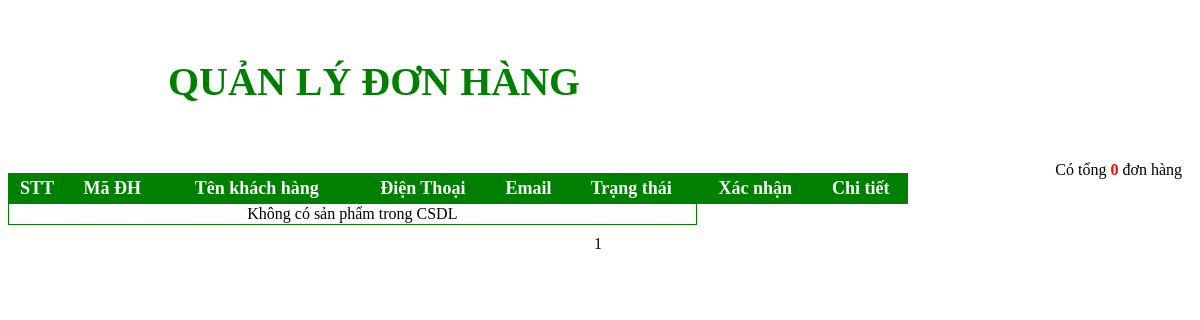
Page /Quantri/frm_qlhoadon.php on the earlier database version.
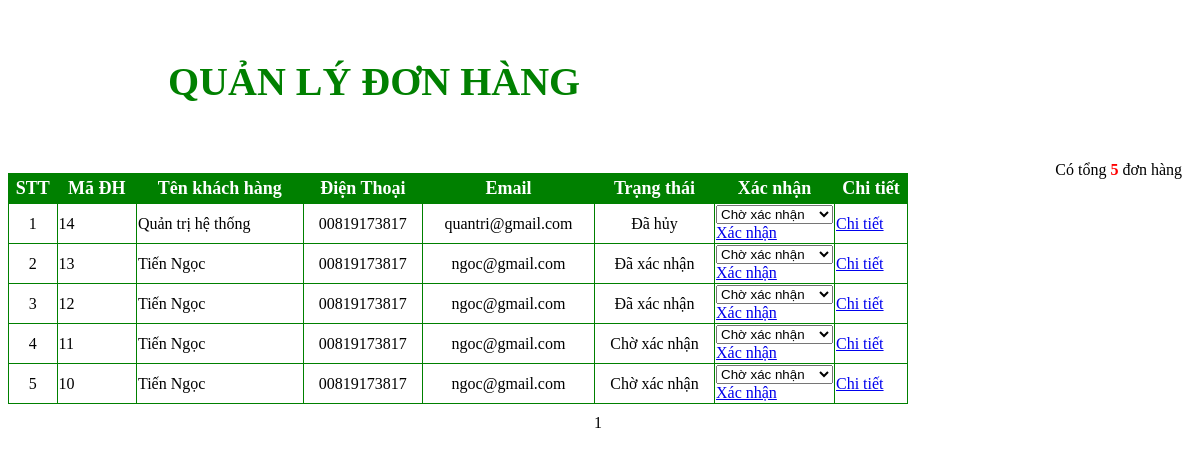
Same page on the later database version.
### tables this page shows
CREATE TABLE `hoadonban` (
  `IDHDB` int(11) NOT NULL,
  `IDKhachHang` int(11) DEFAULT NULL,
  `NgayBan` date DEFAULT NULL,
  `NoiDung` varchar(30) DEFAULT NULL,
  `phuongthuc` int(11) NOT NULL,
  `trangthai` int(11) NOT NULL DEFAULT 0
);

CREATE TABLE `khachhang` (
  `IDKhachHang` int(11) NOT NULL,
  `TenKH` varchar(30) DEFAULT NULL,
  `DiaChi` varchar(30) DEFAULT NULL,
  `SDT` varchar(10) DEFAULT NULL,
  `email` varchar(20) DEFAULT NULL,
  `username` varchar(250) NOT NULL,
  `passwword` varchar(250) DEFAULT NULL,
  `phanquyen` int(11) NOT NULL
);

### Quantri/frm_qlhoadon.php (the view, shortened to what this page needs)
<link rel="stylesheet" href="./css/hienthi_sp.css">
<?php
    $select = "SELECT * FROM hoadonban dh INNER JOIN khachhang nd ON dh.IDKhachHang = nd.IDKhachHang";
    $query = mysqli_query($con,$select);
    $dem = mysqli_num_rows($query);
?>
<div class="quanlysp">
	<h3>QUẢN LÝ ĐƠN HÀNG</h3>
	<p>Có tổng <font color=red><b><?php echo $dem ?></b></font> đơn hàng</p><br>
</div>
<table>
    <tr class='tieude_hienthi_sp'>
        <td>STT</td>
        <td>Mã ĐH</td>
        <td>Tên khách hàng</td>
        <td>Điện Thoại</td>
        <td>Email</td>
		<td>Trạng thái</td>
		<td>Xác nhận</td>
        <td>Chi tiết</td>
    </tr>
    <?php
	if(!isset($_GET['page'])){
	$page = 1;
	} else {
	$page = $_GET['page'];
	}
	$max_results = 10;
	$from = (($page * $max_results) - $max_results);
	$sql = mysqli_query($con,"SELECT * FROM hoadonban dh INNER JOIN khachhang nd ON dh.IDKhachHang = nd.IDKhachHang ORDER by IDHDB DESC  LIMIT $from, $max_results");
	if($dem > 0){
		$i = 1;
        while ($bien = mysqli_fetch_array($sql))
        {
	?>
    <tr class='noidung_hienthi_sp'>
        <td ><?php  echo $i ?></td>
        <td align="left"><?php echo $bien['IDHDB'] ?></td>
        <td align="left"><?php echo $bien['TenKH'] ?></td>
        <td >0<?php echo $bien['SDT'] ?></td>
        <td ><?php echo $bien['email'] ?></td>
		<td>
			<?php
				if ($bien['trangthai'] == 0) {
					$trangthai = "Chờ xác nhận";
				} else if ($bien['trangthai'] == 1) {
					$trangthai = "Đã xác nhận";
				} else if ($bien['trangthai'] == 2) {
					$trangthai = "Chờ lấy hàng";
				} else if ($bien['trangthai'] == 3) {
					$trangthai = "Đang giao hàng";
				} else if ($bien['trangthai'] == 4) {
					$trangthai = "Đã giao hàng";
				} else if ($bien['trangthai'] == 5) {
					$trangthai = "Đã Thanh toán";
				} else {
					$trangthai = "Đã hủy";
				}
				echo $trangthai;
			?>
		</td>
		<form method="post">
			<td style="width:70px;">
			<select name="trangt">
				<option value="0">Chờ xác nhận</option>
			</select>
			<a href="index.php?admin=xulyhd&madh=<?php echo $bien['IDHDB']; ?>" style="float:left;">Xác nhận</a>
		</form>
        <td style="width:70px;"><a href="index.php?admin=chitiethoadon&madh=<?php echo $bien['IDHDB']; ?> " style="float:left;">Chi tiết</a>
        </td>
    </tr>
	<?php
		$i++;}
	}else echo "<tr><td colspan='6'>Không có sản phẩm trong CSDL</td></tr>";
?>
</table>
<div id="phantrang_sp">
<?php
	$total_results = mysqli_num_rows(mysqli_query($con,"SELECT COUNT(*) as Num FROM hoadonban"));
	$total_pages = ceil($total_results / $max_results);
	for($i = 1; $i <= $total_pages; $i++){
	if(($page) == $i){
	echo "$i&nbsp;";
	} else {
	echo "<a href=\"".$_SERVER['PHP_SELF']."?admin=hienthihd&page=$i\"><button class='so'>$i</button></a>&nbsp;";
	}
	}
?>
</div>

Differences in the rows shown:
added hoadonban: IDHDB "14", khachhang.TenKH "Quản trị hệ thống", khachhang.SDT "0819173817", khachhang.email "quantri@gmail.com", trangthai "Đã hủy"
added hoadonban: IDHDB "13", khachhang.TenKH "Tiến Ngọc", khachhang.SDT "0819173817", khachhang.email "ngoc@gmail.com", trangthai "Đã xác nhận"
added hoadonban: IDHDB "12", khachhang.TenKH "Tiến Ngọc", khachhang.SDT "0819173817", khachhang.email "ngoc@gmail.com", trangthai "Đã xác nhận"
added hoadonban: IDHDB "11", khachhang.TenKH "Tiến Ngọc", khachhang.SDT "0819173817", khachhang.email "ngoc@gmail.com", trangthai "Chờ xác nhận"
added hoadonban: IDHDB "10", khachhang.TenKH "Tiến Ngọc", khachhang.SDT "0819173817", khachhang.email "ngoc@gmail.com", trangthai "Chờ xác nhận"
Other differences:
$dem: "0" → "5"
text no longer shown: "Không có sản phẩm trong CSDL"
